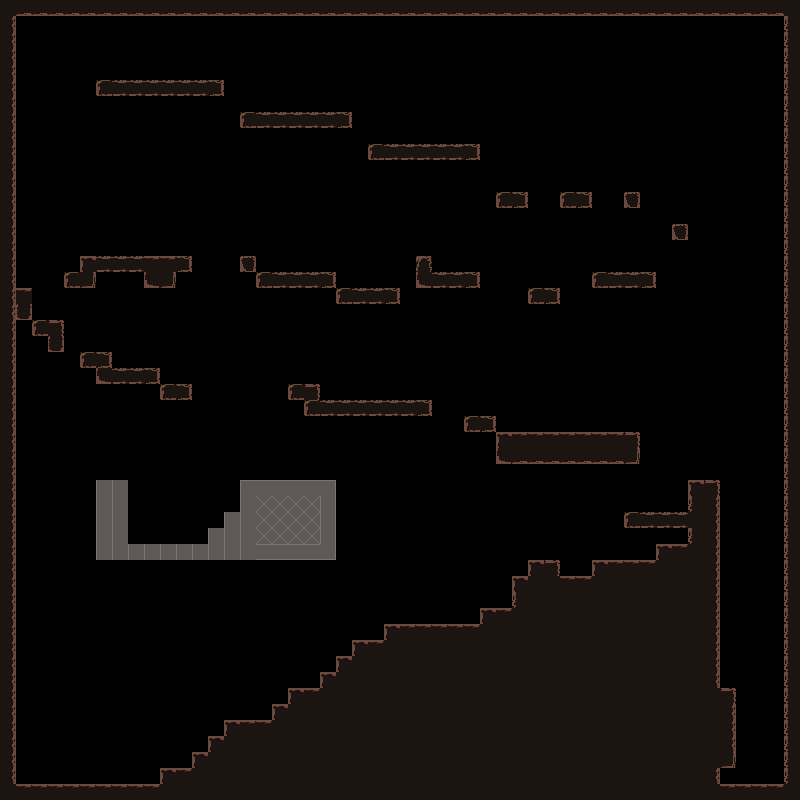

Tiled map render using the project's own tile images. Description and the map definition, with tile-layer contents summarised, below:
An orthogonal 50x50 tile map with 16x16 px tiles, 1 tile layer (main), 2 tilesets.

<map version="1.0" orientation="orthogonal" width="50" height="50" tilewidth="16" tileheight="16">
 <tileset firstgid="1" name="caveterraintest" tilewidth="16" tileheight="16">
  <image source="caveterraintest.png" width="256" height="16" />
  <terraintypes>
   <terrain name="cave" tile="-1" />
  </terraintypes>
  <tile id="0" terrain="0,0,0,0" />
  <tile id="1" terrain="0,0,0,0" />
  <tile id="2" terrain="0,0,0,0" />
  <tile id="11" terrain="0,0,," />
  <tile id="12" terrain=",,0," />
  <tile id="13" terrain="0,,0," />
  <tile id="14" terrain=",,0,0" />
  <tile id="15" terrain="0,0,0,0" />
 </tileset>
 <tileset firstgid="17" name="SteelTile" tilewidth="16" tileheight="16">
  <image source="SteelTile.png" width="256" height="16" />
 </tileset>
 <layer name="main" width="50" height="50">
  <data>[2500 cells, 700 non-empty, 23 distinct tile ids]</data>
 </layer>
</map>
